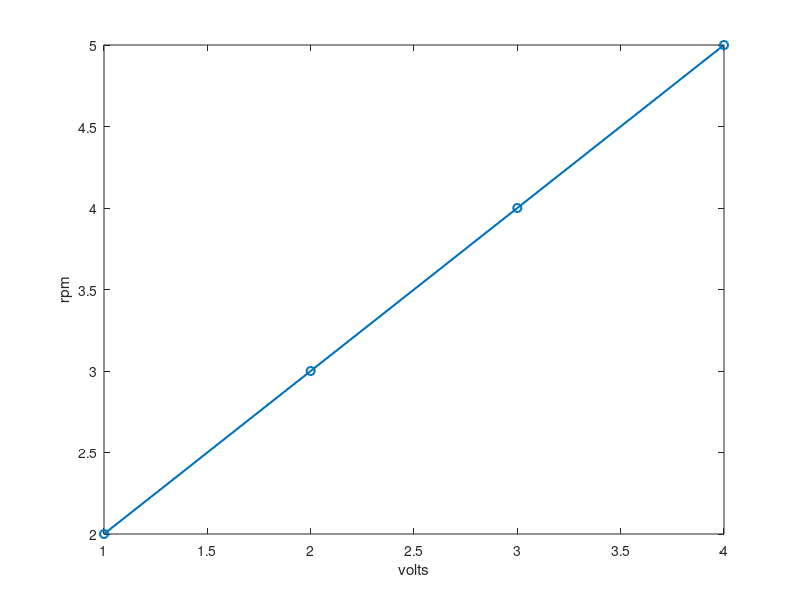
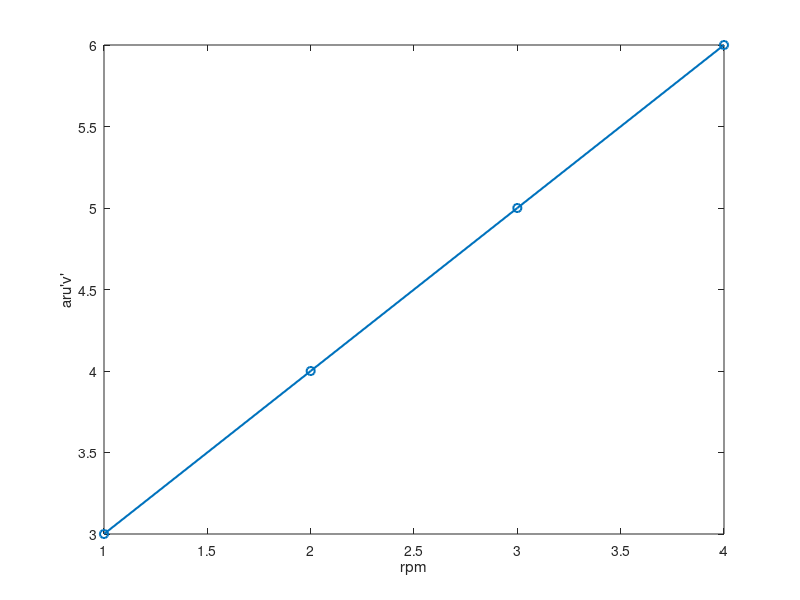

These charts were generated, in order, by the following MATLAB code:
% this script contains auxiliary calculation and calibrations needed in the
% process of the spinner mills experiments


%% voltage to rpm
volts = [1 2 3 4]; % a range of volts that the motor can run at
rpms_v = [2 3 4 5]; % the repsonse measured rpms of the disk

figure()
plot(volts, rpms_v, '-o', 'LineWidth', 1.5)
xlabel('volts')
ylabel('rpm')


%% rpm to reynolds stress (u*)
rpms_s = [1 2 3 4]; % rpms selected for calibration (could/should be same as above?)
upvps = [3 4 5 6]; % measured \bar{u'v'} at the nearest bed measurement feasible

figure()
plot(rpms_s, upvps, '-o', 'LineWidth', 1.5)
xlabel('rpm')
ylabel("\bar{u'v'}")


%% sediment needed for alluvial bed
% the more sediment goes into suspension, the more comes off the bed and
% the bed elevation lowers. We should add more sediment to the mill for the
% higher stresses to keep the bed at a constant elevation.


%% sediment needed for total experiments
% based on estimates of total sediment withdrawal for each sample, adding
% more to the bed, how much sediment do I need *in total*